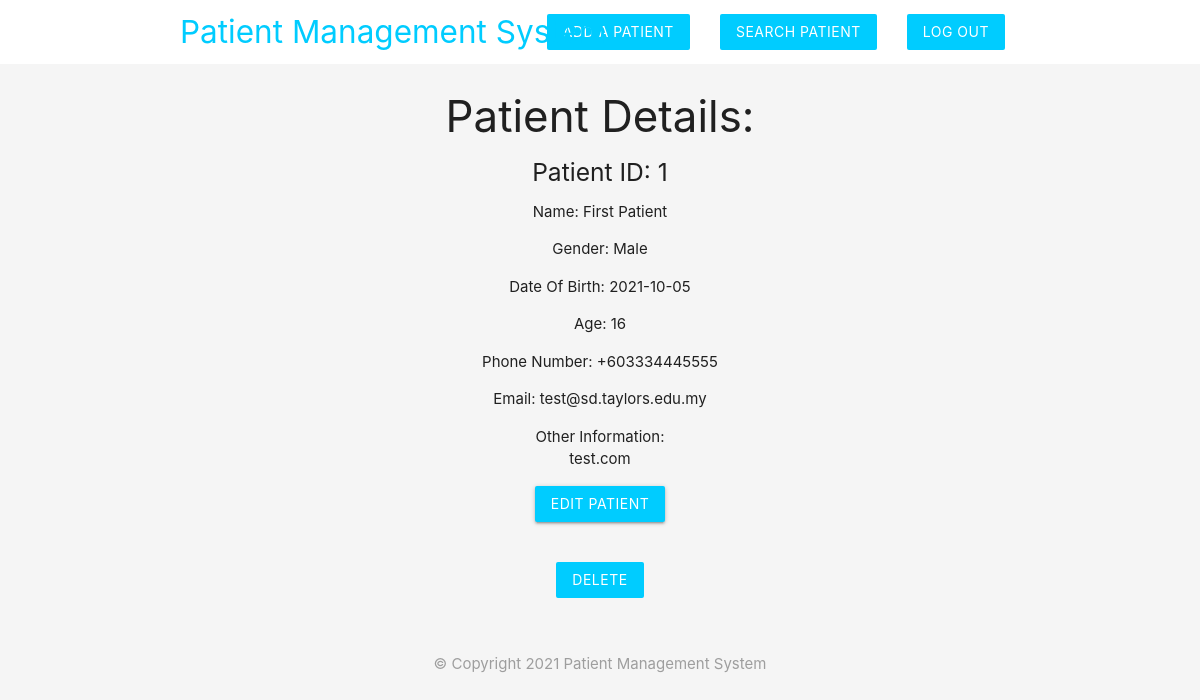
The app's page /details.php?id=1 (signed in) with its own data.
### tables this page shows
CREATE TABLE `patients` (
  `id` int(11) NOT NULL,
  `name` varchar(255) NOT NULL,
  `gender` varchar(255) NOT NULL,
  `dob` date NOT NULL,
  `age` int(255) NOT NULL,
  `phone` varchar(255) NOT NULL,
  `email` varchar(255) NOT NULL,
  `others` varchar(2000) NOT NULL,
  `created_at` timestamp NOT NULL DEFAULT CURRENT_TIMESTAMP
);

### details.php (the view, shortened to what this page needs)
<?php
include('config/db_connect.php');
if (isset($_GET['id'])) {
  $id = mysqli_real_escape_string($conn, $_GET['id']);
  $sql = "SELECT * FROM patients WHERE id = $id";
  $result = mysqli_query($conn, $sql);
  $patient = mysqli_fetch_assoc($result);
}
?>
<!DOCTYPE html>
<body>
  <?php include('templates/header.php'); ?>
  <?php if ($_SESSION['username'] == 'admin' && $_SESSION['loggedIn'] == true) { ?>
    <div class="container center">
      <?php if ($patient) : ?>
        <h3>Patient Details:</h4>
          <h5>Patient ID: <?php echo htmlspecialchars($patient['id']); ?></h5>
          <p>Name: <?php echo htmlspecialchars($patient['name']); ?></p>
          <p>Gender: <?php echo htmlspecialchars($patient['gender']); ?></p>
          <p>Date Of Birth: <?php echo htmlspecialchars($patient['dob']); ?></p>
          <p>Age: <?php echo htmlspecialchars($patient['age']); ?></p>
          <p>Phone Number: <?php echo htmlspecialchars($patient['phone']); ?></p>
          <p>Email: <?php echo htmlspecialchars($patient['email']); ?></p>
          <p>Other Information: <br><?php echo htmlspecialchars($patient['others']); ?></p>
          <ul id="nav-mobile" class="hide-on-small-and-down">
            <a href="edit.php?id=<?php echo $patient['id'] ?>" class="btn brand">Edit Patient</a>
          </ul>
          <form action="details.php" method="POST">
            <input type="submit" name="delete" value="Delete" class="btn brand z-depth-0">
          </form>
        <?php else : ?>
          <h5>No such patient exsists !</h5>
        <?php endif; ?>
    </div>
  <?php } else { ?>
    <h4 class="center grey-text">Please Log In to view Patient details</h4>
  <?php } ?>
  <?php include('templates/footer.php'); ?>
</body>
</html>

### templates/header.php (style rules this page uses)
.brand { background: #00ccff !important; }
form { max-width: 460px; margin: 20px auto; padding: 20px; }

### records on screen
patients: id "1", name "First Patient", gender "Male", dob "2021-10-05", age "16", phone "+603334445555", email "test@sd.taylors.edu.my", others "test.com"
